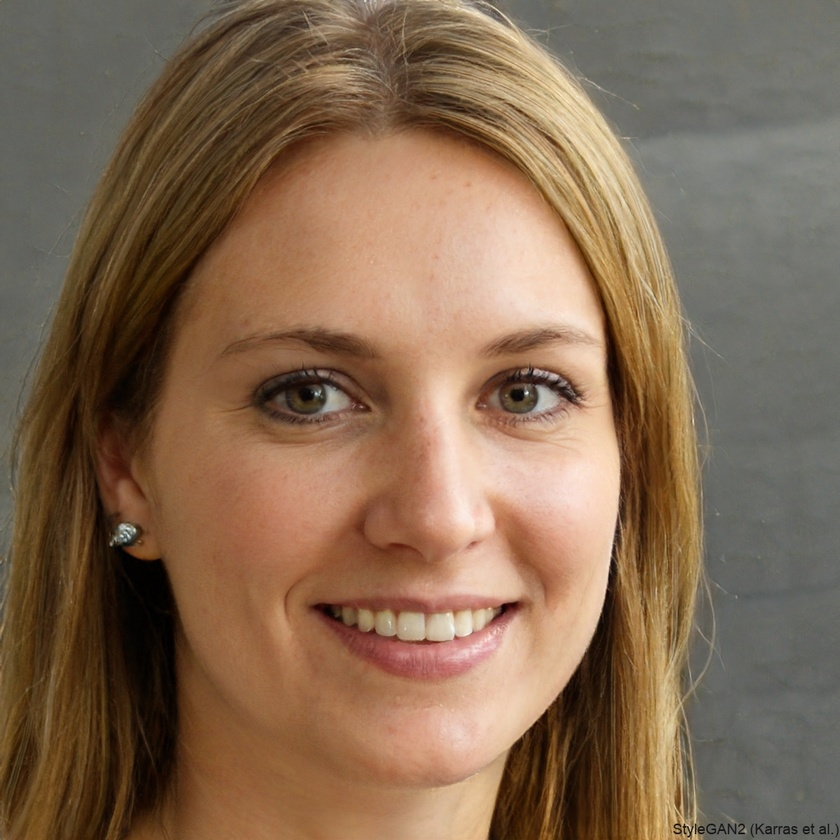
#> input picture FacialImages/person10.jpg, 840 x 840 px, shrunk from 1024 x 1024 before the run
$ python -i methods.py   (imports and definitions only)
#> lines starting #> are read from the running program, lines starting #| are printed output that depends on the picture; after the words box and inside, x2 and y2 are one past the last pixel; in counts of white or black regions, pixels touching at a corner belong together
#> further down, picture is the input picture: shape (840, 840, 3); mean B, G, R 82.2, 105.6, 131.9
from tkinter import filedialog
import cv2
import easygui as eg
import numpy as np


# [29 lines left out: functions image_file_explore, video_file_explore, detect_faces_with_edge_detection, not called in this run]


def detect_faces_with_skin_mask(frame):
    # Convert to YCrCb color space to detect skin color
    ycrcb = cv2.cvtColor(frame, cv2.COLOR_BGR2YCrCb)
#> ycrcb: shape (840, 840, 3); mean of channels 0, 1, 2 110.8, 143, 111.8
    # Define skin color range in YCrCb
    lower = np.array([0, 133, 77], dtype=np.uint8)
    upper = np.array([255, 173, 127], dtype=np.uint8)
    # Create a mask for skin-colored regions
    skin_mask = cv2.inRange(ycrcb, lower, upper)
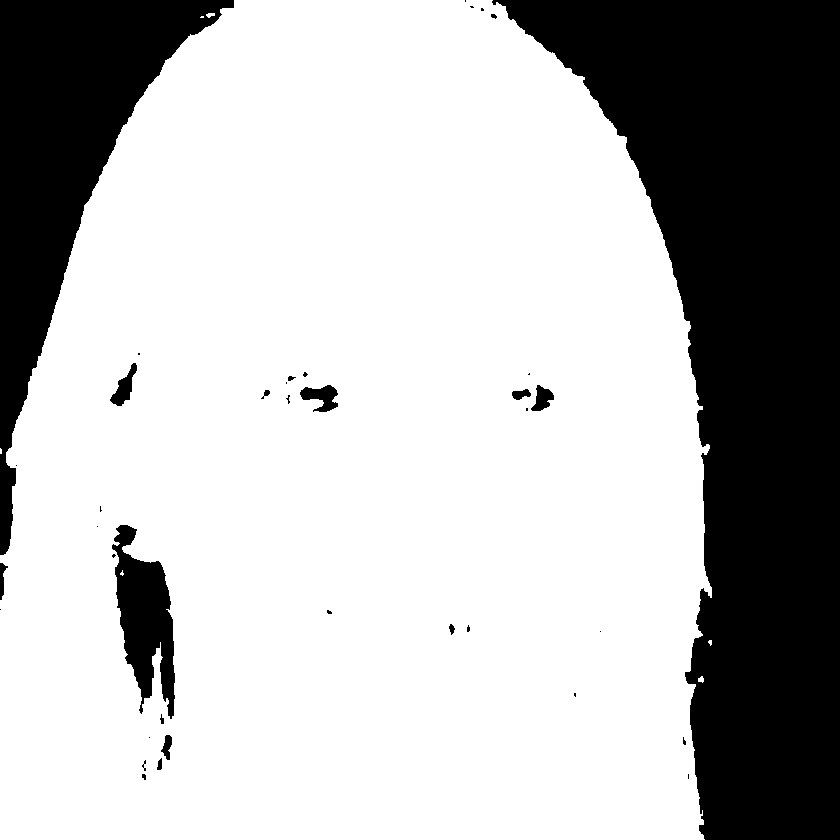
#> skin_mask: shape (840, 840); 72.1% white; 38 black regions (23 under 20 px)
    return skin_mask


# [26 lines left out: functions detect_faces_with_skin_region, capture_fixed_roi, not called in this run]


def capture_skin_based_roi(frame):
    # Generate the skin mask
    skin_mask = detect_faces_with_skin_mask(frame)

    # Find contours in the skin mask
    contours, _ = cv2.findContours(
        skin_mask, cv2.RETR_EXTERNAL, cv2.CHAIN_APPROX_SIMPLE
    )
#> contours = 6 contours, 3 with area under 20; largest, box (x1, y1, x2, y2) and area: (0, 0, 712, 840) 516073, (698, 676, 704, 683) 20, (206, 13, 215, 18) 20

    # If contours are found, proceed to find the largest skin region
    if contours:
        # Find the largest contour by area, which is likely the main skin region
        largest_contour = max(contours, key=cv2.contourArea)
#> largest_contour = contour of 782 points, box (x1, y1, x2, y2) (0, 0, 712, 840), area 516073

        # Get the bounding box of the largest contour
        x, y, w, h = cv2.boundingRect(largest_contour)
#> x = 0; y = 0; w = 712; h = 840

        # Define the ROI based on the bounding box of the largest contour
        roi = frame[y:y + h, x:x + w]
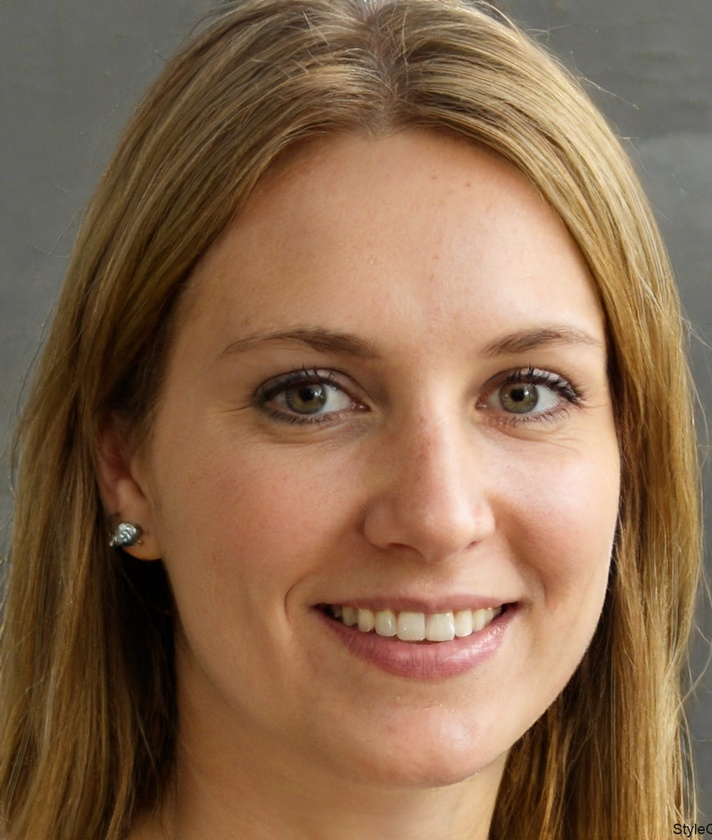
#> roi: shape (840, 712, 3); mean B, G, R 78, 104.8, 136.1

        return roi, (x, y, w, h)  # Return the ROI and bounding box coordinates
    else:
        print("No significant skin-colored region detected.")
        return None, None  # Return None if no skin region is found


# [118 lines left out: function main, not called in this run]

# [1 line not run here, left out]

>>> import cv2
>>> picture = cv2.imread('../FacialImages/person10.jpg')
>>> result = capture_skin_based_roi(picture)

$ run again, on FacialImages/person3.jpg
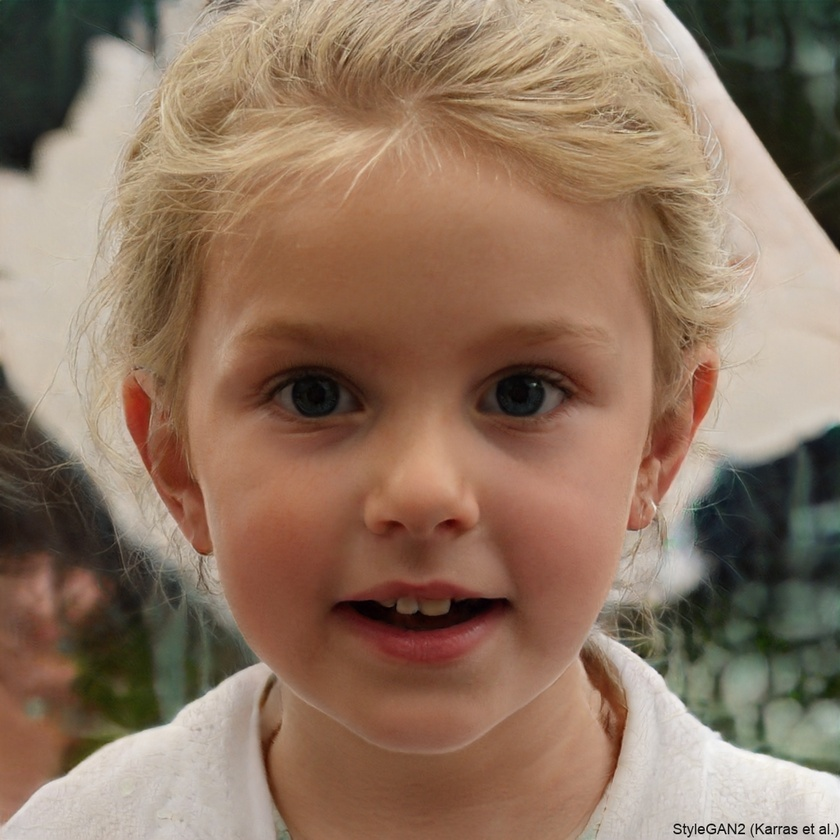
#> input picture FacialImages/person3.jpg, 840 x 840 px, shrunk from 1024 x 1024 before the run
#> picture is the input picture: shape (840, 840, 3); mean B, G, R 97.3, 117.2, 143.1
#> ycrcb: shape (840, 840, 3); mean of channels 0, 1, 2 122.7, 142.6, 113.7
#> in detect_faces_with_skin_mask, `skin_mask = cv2.inRange(ycrcb, lower, upper)`:
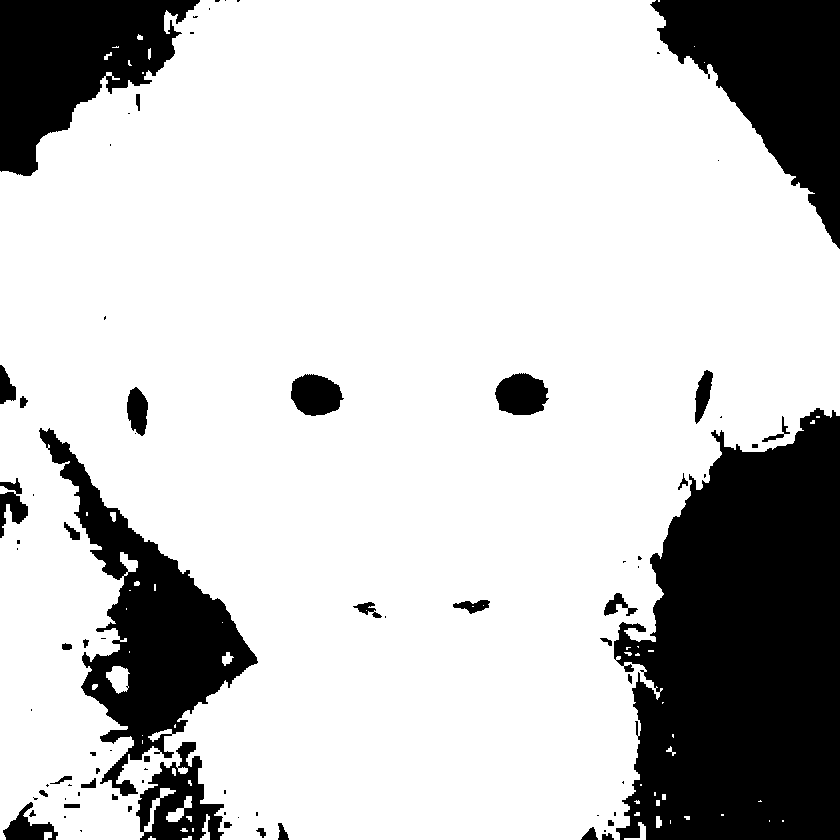
#> skin_mask: shape (840, 840); 77.9% white; 82 black regions (42 under 20 px)
#> contours = 44 contours, 38 with area under 20; largest, box (x1, y1, x2, y2) and area: (0, 0, 840, 840) 577609, (166, 796, 192, 822) 215, (624, 822, 646, 840) 97, (200, 814, 210, 840) 92, (656, 816, 662, 828) 44, (44, 832, 52, 840) 42
#> largest_contour = contour of 1470 points, box (x1, y1, x2, y2) (0, 0, 840, 840), area 577609
#> x = 0; w = 840
